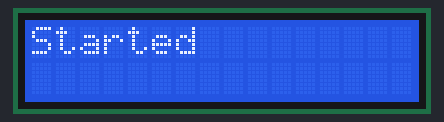
The sketch below on a simulated Arduino Uno, built with avr-gcc and run on an emulated ATmega328P. Parts: 16×2 character LCD. Random numbers use the default seed unless the sketch sets one; what the sketch prints to the serial monitor is not drawn.

Above: at 0.1 s.
At 4.7 s:
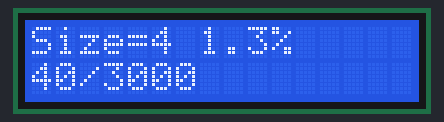
At 8.6 s:
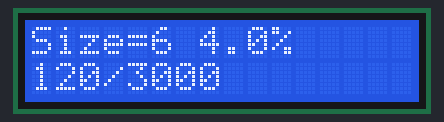
At 16.6 s:
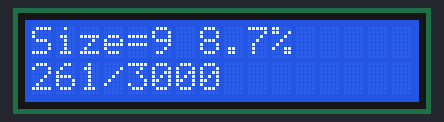
At 26.8 s:
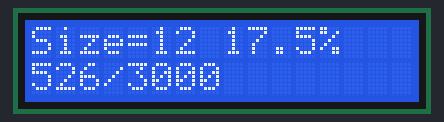
At 34.8 s:
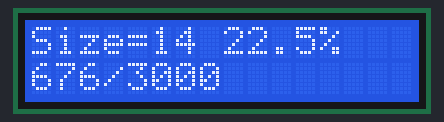

The sketch:

Klass.ino
```cpp
#include <LiquidCrystal.h> //объявление экрана

#define LCD_PINS 8, 9, 3, 5, 6, 7 //объявление пинов
LiquidCrystal lcd(LCD_PINS); //интерфейс к экрану

#define CLASS_COUNT 3000 // количество проверяемых классов
#define MIN_CLASS_SIZE 1 //минимальный размер класса
#define MAX_CLASS_SIZE 100 //максимальный размер класса
#define DAYS_COUNT 365 // количество дней в году


bool test_class(uint16_t class_size) { //возращает тру если есть дни рождения в один день
  bool bds[DAYS_COUNT]; // есть ли у кого-то день рождения в этот день
  for (uint16_t i=0;i<DAYS_COUNT;i++) { //обнуляем
    bds[i]=false;
  }
  for (uint16_t kid_number=0;kid_number<class_size;kid_number++) {
    uint16_t bd=random(DAYS_COUNT); // выбираем учиникам свой день рождения
    if (bds[bd]==true){
      return true; // нашли совпадения
    }
    bds[bd]=true;
  }
  return false; // не нашли совпадений
}

uint32_t test_classes(uint16_t class_size, uint32_t class_count) { //возращает количество классов с совпавшими днями рождения
  uint32_t count=0; //обнуляем каунт
  for(uint32_t i=0;i<class_count;i++){
    if (test_class(class_size)) {
      count++;
    }
  }
  return count;
}

void setup() {
  lcd.begin(16,2);
  lcd.clear();
  lcd.print("Started");
  Serial.begin(115200);
  Serial.println("\nStarted");
}

// считаем проценты
void loop() {
  Serial.println("\n\nCount;Value");
  for (uint16_t class_size = MIN_CLASS_SIZE; class_size <= MAX_CLASS_SIZE; class_size++) {
    uint32_t count=test_classes(class_size,CLASS_COUNT);
    uint16_t promile=count*1000/CLASS_COUNT;

    // вывод на экран
    lcd.clear();
    lcd.print("Size=");
    lcd.print(class_size);
    lcd.print(" ");
    lcd.print(promile/10);
    lcd.print(".");
    lcd.print(promile%10);
    lcd.print("%");
    lcd.setCursor(0,1);
    lcd.print(count);
    lcd.print("/");
    lcd.print(CLASS_COUNT);

    // вывод на серийный монитор
    Serial.print(class_size);
    Serial.print(";");
    Serial.print(promile/10);
    Serial.print(",");
    Serial.println(promile%10);
  }
}
```

Measured:
- what the display in image 1 shows lasts 1.9 s, from 4.6 s to 6.5 s
- what the display in image 2 shows lasts 2.4 s, from 8.6 s to 11.0 s
- what the display in image 3 shows lasts 3.2 s, from 16.5 s to 19.7 s
- what the display in image 4 shows lasts 3.9 s, from 26.8 s to 30.7 s
- what the display in image 5 shows lasts 4.3 s, from 34.8 s to 39.1 s
